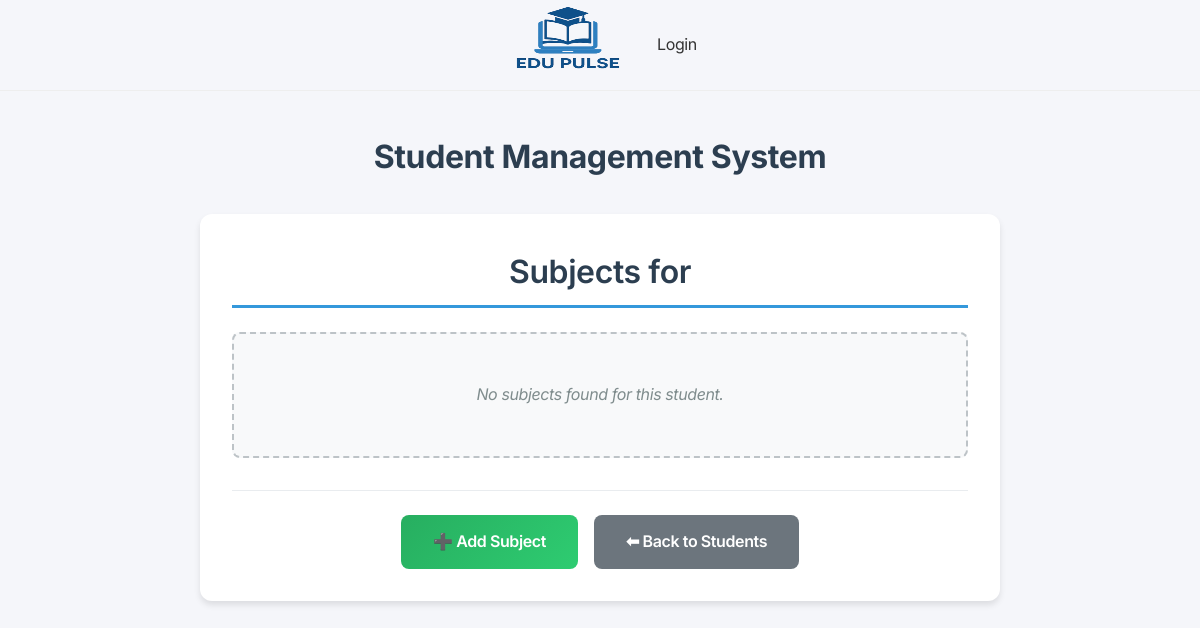
The page /students/2/subjects/ on the database as committed earlier.
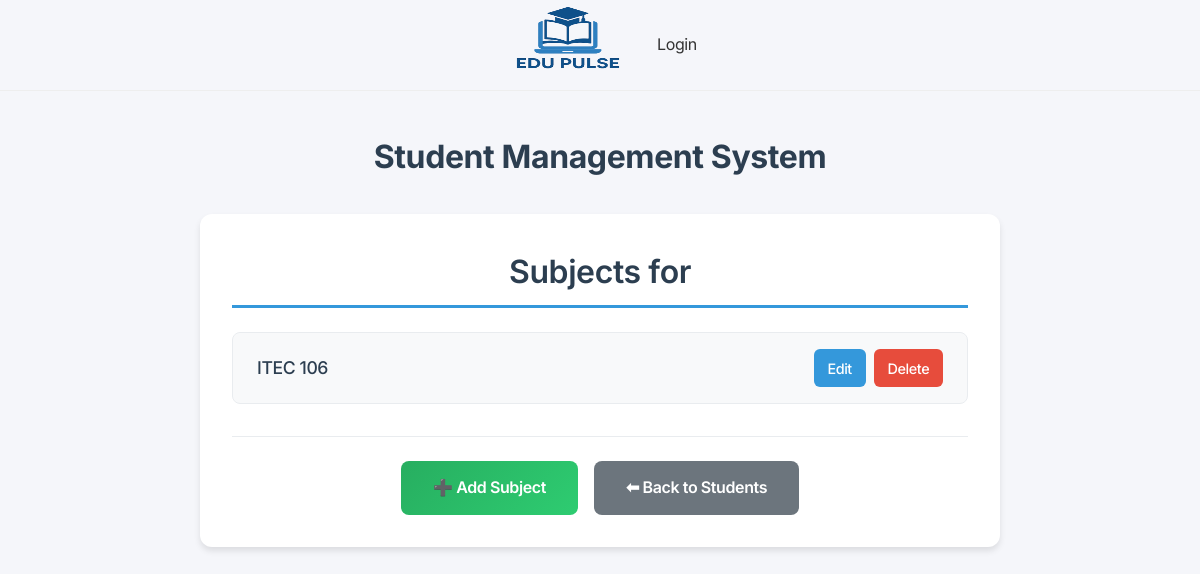
The same page on the database as committed later.
### app/models.py (models this page shows, shortened)
class Subject(models.Model):
    name = models.CharField(max_length=100)
    student = models.ForeignKey(Student, on_delete=models.CASCADE, related_name='subjects')

### app/views.py (the view)
# urls.py: path('students/<int:student_id>/subjects/', SubjectListView.as_view(), name='subject_list'),
class SubjectListView(ListView):
    model = Subject
    template_name = 'app/subject_list.html'
    def get_queryset(self):
        self.student = get_object_or_404(Student, pk=self.kwargs['student_id'])
        return Subject.objects.filter(student=self.student)
    def get_context_data(self, **kwargs):
        context = super().get_context_data(**kwargs)
        context['student'] = self.student
        return context

### app/templates/app/subject_list.html (shortened to what this page needs)
{% extends 'app/base.html' %}
{% block content %}
<div class="subject-list-container">
  <h2 class="subject-list-header">Subjects for </h2>
  <ul class="subject-list">
    {% for subject in object_list %}
      <li class="subject-item">
        <span class="subject-name">{{ subject.name }}</span>
        <div class="subject-actions">
          <a href="{% url 'subject_edit' subject.pk %}" class="action-link edit-link">Edit</a>
          <a href="{% url 'subject_delete' subject.pk %}" class="action-link delete-link">Delete</a>
        </div>
      </li>
    {% empty %}
      <li class="empty-state">No subjects found for this student.</li>
    {% endfor %}
  </ul>
  <div class="nav-actions">
    <a href="{% url 'subject_add' student.id %}" class="btn-primary">➕ Add Subject</a>
    <a href="{% url 'student_list' %}" class="btn-secondary">⬅ Back to Students</a>
  </div>
</div>
{% endblock %}

Rows that differ between the two databases and show on the page:
added Subject: name "ITEC 106"
Other text that changed with them:
text no longer shown: "No subjects found for this student."
